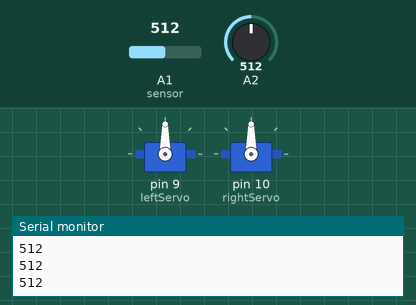
Simulated run of this sketch. Board: Arduino Uno, built with avr-gcc and run on an emulated ATmega328P. Parts: 2 × servo, the last lines printed to the serial monitor. The test bench sets the inputs (shaded band); at power-on: A1 (sensor) = 512, A2 = 512.

Above: at 2.8 s.
2.9 s: A1 (sensor) set to 915
4.4 s: A1 (sensor) set to 945
At 5.5 s:
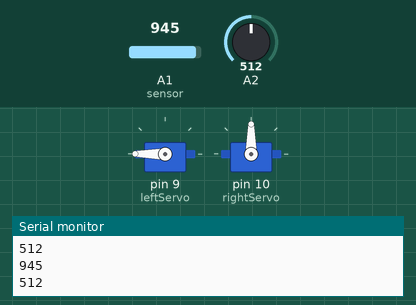
6.5 s: A2 set to 912
8.0 s: A2 set to 946
At 10.0 s:
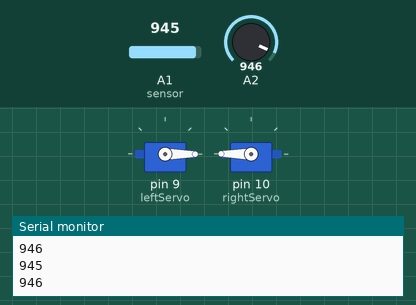
10.5 s: A1 (sensor) set to 920
At 11.8 s:
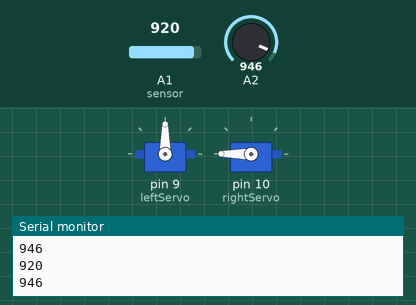
13.0 s: A1 (sensor) set to 940
At 14.8 s:
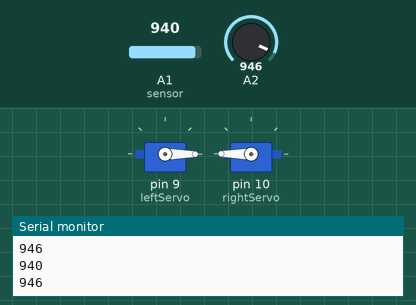
Timing chart, 0 to 16.3 s (numbered marks = the images above; inputs shaded):
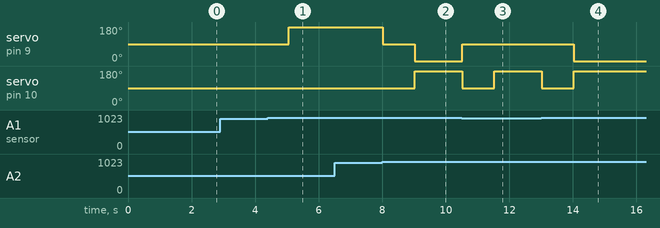

The sketch:

BrightonBurg_machine_base_code.ino
```cpp
#include "Servo.h"

enum State_enum {STOP, BACKWARD, ROTATE_RIGHT, ROTATE_LEFT};
enum Sensors_enum {NONE, SENSOR_RIGHT, SENSOR_LEFT, BOTH};

static Sensors_enum sensors;
static State_enum state;

void motors_stop();
void motors_forward();
void motors_right();
void motors_left();

int leftSensor;
int rightSensor;
Servo leftServo;
Servo rightServo;

void setup()
{
  Serial.begin(9600);
  leftServo.attach(9);
  rightServo.attach(10);
}

void loop()
{
  state_machine_run(sensors);

  leftSensor = analogRead(A1); // Set the pins to your sensor pin
  rightSensor = analogRead(A2);
  Serial.println(leftSensor);
  Serial.println(rightSensor);
  if (leftSensor > 930) //Values are arbitrary - adjust for your sensors
  {
    sensors = SENSOR_LEFT;
  }
  if (rightSensor > 930)
  {
    sensors = SENSOR_RIGHT;
  }
  if (rightSensor > 930 && leftSensor > 930)
  {
    sensors = BOTH;
  }
  if (rightSensor < 880 && leftSensor < 880)
  {
    sensors = NONE;
  }

  delay(10);
}

void state_machine_run(uint8_t sensors) //base code that should avoid light
{
  switch(state)
  {
    case STOP:
      if(sensors == BOTH){
        motors_backward();
        state = BACKWARD;
      }
      else if(sensors == SENSOR_RIGHT){
        motors_left();
        state = ROTATE_LEFT;
      }
      else if(sensors == SENSOR_LEFT){
        motors_right();
        state = ROTATE_RIGHT;
      }
      else{
        motors_stop();

      }
      break;

    case BACKWARD:
      if(sensors != BOTH){
        motors_stop();
        state = STOP;
      }
      break;

    case ROTATE_RIGHT:
      if( sensors != SENSOR_LEFT){
        motors_stop();
        state = STOP;
      }
      break;

    case ROTATE_LEFT:
      if(sensors != SENSOR_RIGHT)
      {
        motors_stop();
        state = STOP;
      }
      break;

  }
}

void motors_stop()
{
  //code for stopping motors
  leftServo.write(90);
  rightServo.write(90);
  delay(1000);
}

void motors_backward()
{
  //code for driving forward
  leftServo.write(0);
  rightServo.write(180);
  delay(1000);
}

void motors_right()
{
  //code for turning right
  leftServo.write(180);
  rightServo.write(90);
  delay(1000);
}

void motors_left()
{
  //code for turning left
  leftServo.write(90);
  rightServo.write(180);
  delay(1000);
}
```

Measured:
- the behaviour switches between 930 and 931 on A1 (sensor) (found by bisection; images 0 and 1)
- the behaviour switches between 930 and 931 on A2 (found by bisection; images 1 and 2)
- after the input at 4.4 s, servo on pin 9 (leftServo): 90° → 180° after 0.65 s
- after the input at 8.0 s, servo on pin 9 (leftServo): 180° → 90° at once, → 0° 1.0 s later; servo on pin 10 (rightServo): 90° → 180° after 1.0 s
- after the input at 10.5 s, servo on pin 9 (leftServo): 0° → 90° at once; servo on pin 10 (rightServo): 180° → 90° at once, → 180° 1.0 s later
- after the input at 13.0 s, servo on pin 9 (leftServo): 90° → 0° after 1.0 s; servo on pin 10 (rightServo): 180° → 90° at once, → 180° 1.0 s later
